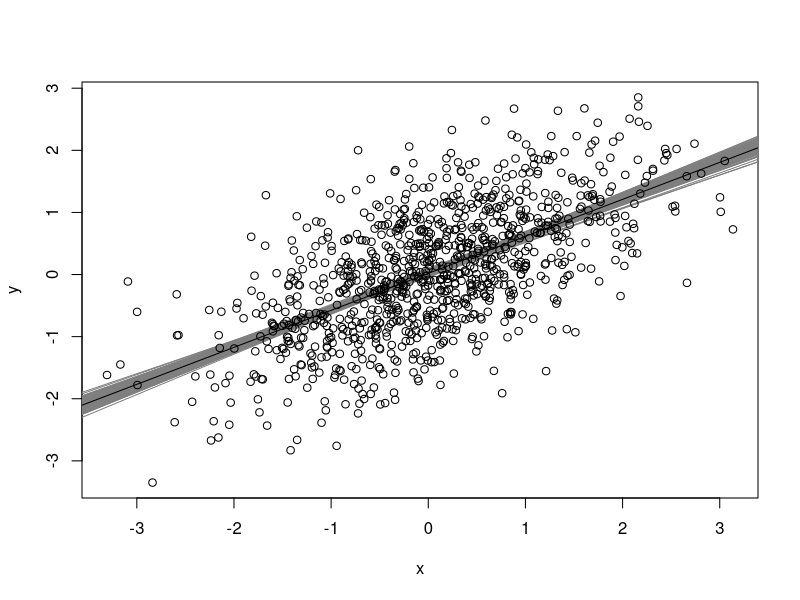
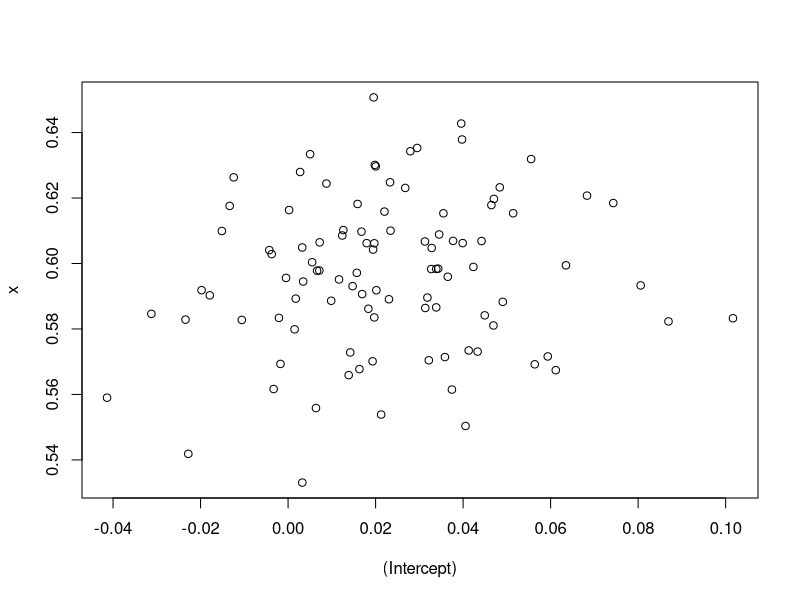

Write the R code that produced these figures, in order.
## ---- chunk 1
#| context: setup
#| include: false
knitr::opts_chunk$set(echo = TRUE)
library(arm)
## ---- chunk 2
n <- 1000
r <- .6
x <- rnorm(n)
y <- r*x + sqrt(1-r^2)*rnorm(n)
dat <- data.frame(x,y)

fit1 <- lm(y~x,data=dat)

plot(x,y,type="n")
coef.sim <- coef(sim(fit1))
for (i in 1:nrow(coef.sim)) {
  abline(a=coef.sim[i,1],b=coef.sim[i,2],col="gray50")
}
points(x,y)
abline(fit1)
plot(coef.sim)
cor(coef.sim)
